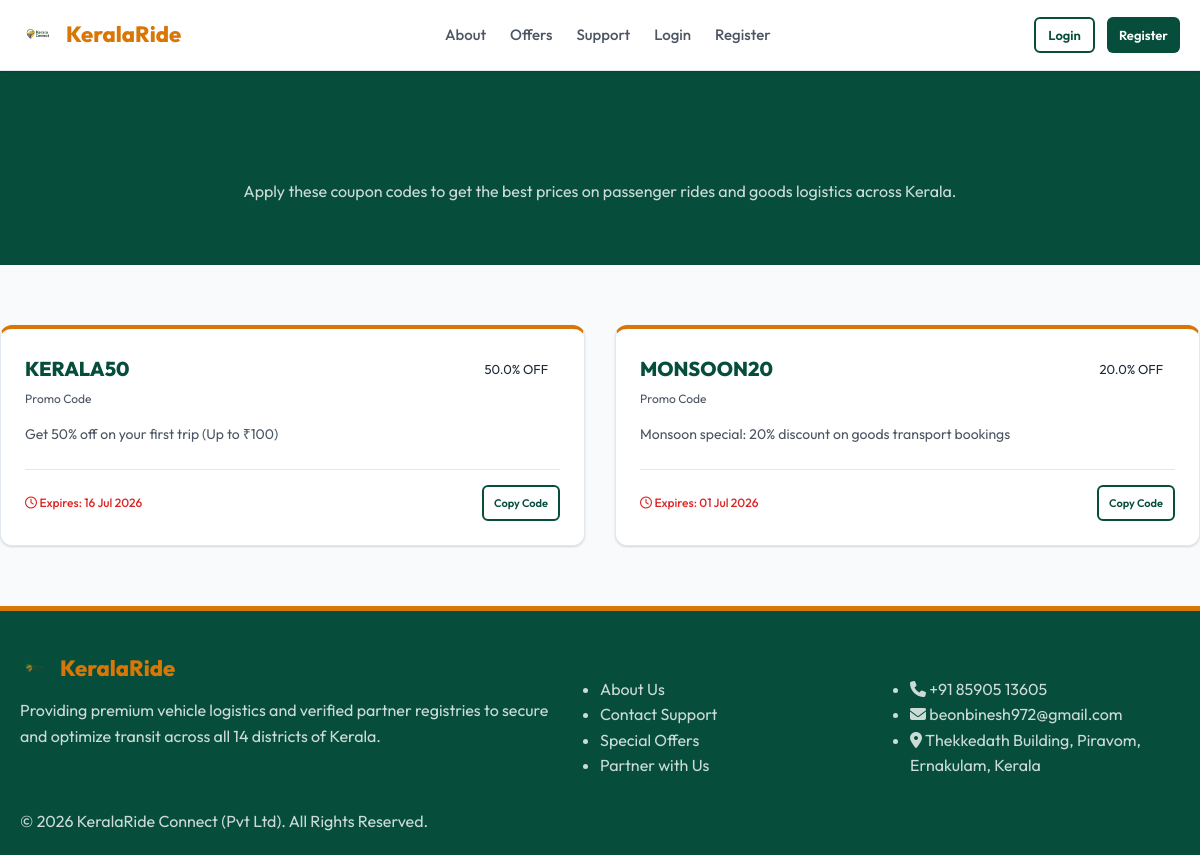
Screenshot of /offers with the database file from the repository.
### kerala_ride/models.py (models this page shows, shortened)
class PromoOffer(db.Model):
    __tablename__ = 'promo_offers'
    id = db.Column(db.Integer, primary_key=True)
    code = db.Column(db.String(30), unique=True, nullable=False)
    description = db.Column(db.Text, nullable=False)
    discount_percentage = db.Column(db.Float, nullable=False)
    expiry_date = db.Column(db.DateTime, nullable=False)
    created_at = db.Column(db.DateTime, default=now_utc)

### kerala_ride/routes/main.py (the view)
@main_bp.route('/offers')
def offers():
    offers = PromoOffer.query.filter(PromoOffer.expiry_date > datetime.now(timezone.utc)).all()
    return render_template('offers.html', offers=offers)

### kerala_ride/__init__.py (called while the page is built)
def now_utc():
    return datetime.now(timezone.utc).replace(tzinfo=None)

### kerala_ride/templates/offers.html (shortened to what this page needs)
{% extends "base.html" %}
{% block content %}
<section style="background-color: var(--primary-color); color: white; padding: 60px 0; text-align: center;">
    <div class="container">
        <h1>Exclusive Promotions & Discounts</h1>
        <p style="color: rgba(255, 255, 255, 0.8); margin-top: 10px;">Apply these coupon codes to get the best prices on passenger rides and goods logistics across Kerala.</p>
    </div>
</section>
<section class="container" style="padding: 60px 0; flex-grow: 1;">
    {% if offers %}
        <div style="display: grid; grid-template-columns: repeat(auto-fit, minmax(320px, 1fr)); gap: 30px;">
            {% for offer in offers %}
            <div class="card" style="position: relative; border-top: 4px solid var(--accent-amber); display: flex; flex-direction: column;">
                <div style="display: flex; justify-content: space-between; align-items: flex-start; margin-bottom: 12px;">
                    <div>
                        <h3 style="color: var(--primary-color); font-size: 20px; font-weight: 800;">{{ offer.code }}</h3>
                        <span style="font-size: 12px; color: var(--text-muted);">Promo Code</span>
                    </div>
                    <span class="badge badge-approved" style="font-size: 13px; padding: 6px 12px;">{{ offer.discount_percentage }}% OFF</span>
                </div>
                <p style="color: var(--text-muted); font-size: 14px; margin-bottom: 24px; flex-grow: 1;">{{ offer.description }}</p>
                <div style="border-top: 1px solid var(--border-color); padding-top: 15px; display: flex; justify-content: space-between; align-items: center; font-size: 12px;">
                    <span style="color: var(--accent-danger); font-weight: 500;">
                        <i class="fa-regular fa-clock"></i> Expires: {{ offer.expiry_date.strftime('%d %b %Y') }}
                    </span>
                    <button class="btn btn-outline btn-sm" onclick="navigator.clipboard.writeText('{{ offer.code }}'); alert('Code copied to clipboard!');" style="padding: 4px 10px; font-size: 11px;">
                        Copy Code
                    </button>
                </div>
            </div>
            {% endfor %}
        </div>
    {% endif %}
</section>
{% endblock %}

### kerala_ride/templates/base.html (shortened to what this page needs)
<!DOCTYPE html>
<html lang="en">
<head>
    <link rel="stylesheet" href="https://cdnjs.cloudflare.com/ajax/libs/font-awesome/6.5.0/css/all.min.css">
    <link rel="stylesheet" href="{{ url_for('static', filename='css/style.css') }}">
</head>
<body>
    <header>
        <nav class="navbar container">
            <a class="brand" href="{{ url_for('main.index') }}" style="display: flex; align-items: center; gap: 10px; text-decoration: none;">
                <img src="/static/logo.png" alt="Logo" style="height: 36px; width: auto; max-width: 120px; object-fit: contain;" onerror="this.src='https://ui-avatars.com/api/?name=Kerala+Ride&background=064e3b&color=fff'">
                <span>Kerala<span class="brand-accent">Ride</span></span>
            </a>
            <ul class="nav-links" id="nav-links">
                <li><a href="{{ url_for('main.about') }}" class="nav-link">About</a></li>
                <li><a href="{{ url_for('main.offers') }}" class="nav-link">Offers</a></li>
                <li><a href="{{ url_for('main.contact') }}" class="nav-link">Support</a></li>
                {% if current_user.is_authenticated %}
                    {% if current_user.role == 'admin' %}
                        <li><a href="{{ url_for('admin.dashboard') }}" class="nav-link nav-link-role"><i class="fa-solid fa-gauge-high"></i> Console</a></li>
                    {% elif current_user.role == 'customer' %}
                        <li><a href="{{ url_for('customer.dashboard') }}" class="nav-link nav-link-role"><i class="fa-solid fa-user"></i> Dashboard</a></li>
                    {% elif current_user.role == 'driver' %}
                        <li><a href="{{ url_for('driver.dashboard') }}" class="nav-link nav-link-role"><i class="fa-solid fa-steering-wheel"></i> Console</a></li>
                    {% endif %}
                    <li><a href="{{ url_for('auth.logout') }}" class="nav-link text-danger"><i class="fa-solid fa-right-from-bracket"></i> Logout</a></li>
                {% else %}
                    <li><a href="{{ url_for('auth.login') }}" class="nav-link">Login</a></li>
                    <li><a href="{{ url_for('auth.register') }}" class="nav-link fw-bold text-success">Register</a></li>
                {% endif %}
            </ul>
            <div class="nav-actions">
                {% if current_user.is_authenticated %}
                    <span class="nav-user-name">{{ current_user.name.split()[0] }}</span>
                    <a href="{{ url_for('auth.logout') }}" class="btn btn-outline btn-sm">
                        <i class="fa-solid fa-right-from-bracket"></i> Logout
                    </a>
                {% else %}
                    <a href="{{ url_for('auth.login') }}" class="btn btn-outline btn-sm">Login</a>
                    <a href="{{ url_for('auth.register') }}" class="btn btn-primary btn-sm">Register</a>
                {% endif %}
            </div>
        </nav>
    </header>
    <main>
        {% block content %}{% endblock %}
    </main>
    <footer>
        <div class="container">
            <div class="footer-grid">
                <div class="footer-col">
                    <div class="brand" style="margin-bottom: 12px; display: flex; align-items: center; gap: 10px;">
                        <img src="/static/logo.png" alt="Logo" style="height: 30px; width: auto; object-fit: contain;" onerror="this.style.display='none'">
                        <span>Kerala<span class="brand-accent">Ride</span></span>
                    </div>
                    <p>Providing premium vehicle logistics and verified partner registries to secure and optimize transit across all 14 districts of Kerala.</p>
                </div>
                <div class="footer-col">
                    <h4>Quick Links</h4>
                    <ul>
                        <li><a href="{{ url_for('main.about') }}">About Us</a></li>
                        <li><a href="{{ url_for('main.contact') }}">Contact Support</a></li>
                        <li><a href="{{ url_for('main.offers') }}">Special Offers</a></li>
                        <li><a href="{{ url_for('auth.register') }}?role=driver">Partner with Us</a></li>
                    </ul>
                </div>
                <div class="footer-col">
                    <h4>Contact</h4>
                    <ul>
                        <li><i class="fa-solid fa-phone"></i> <a href="tel:+918590513605">+91 85905 13605</a></li>
                        <li><i class="fa-solid fa-envelope"></i> <a href="mailto:beonbinesh972@gmail.com">beonbinesh972@gmail.com</a></li>
                        <li><i class="fa-solid fa-location-dot"></i> Thekkedath Building, Piravom, Ernakulam, Kerala</li>
                    </ul>
                </div>
            </div>
            <div class="footer-bottom">
                &copy; 2026 KeralaRide Connect (Pvt Ltd). All Rights Reserved.
            </div>
        </div>
    </footer>
</body>
</html>

### kerala_ride/static/css/style.css (style rules this page uses)
:root { --primary-color: #064e3b; --primary-light: #14532d; --primary-glow: rgba(6, 78, 59, 0.15); --accent-amber: #d97706; --accent-blue: #0284c7; --accent-danger: #dc2626; --accent-success: #16a34a; --text-main: #1f2937; --text-muted: #4b5563; --text-white: #ffffff; --bg-main: #f8fafc; --bg-card: #ffffff; --bg-glass: rgba(255, 255, 255, 0.85); --border-color: #e2e8f0; --shadow-sm: 0 1px 3px rgba(0,0,0,0.05), 0 1px 2px rgba(0,0,0,0.1); --shadow-md: 0 4px 6px -1px rgba(0,0,0,0.05), 0 2px 4px -1px rgba(0,0,0,0.03); --shadow-lg: 0 10px 25px -5px rgba(0,0,0,0.05), 0 8px 10px -6px rgba(0,0,0,0.03); --shadow-glow: 0 0 15px rgba(6, 78, 59, 0.2); --radius-sm: 8px; --radius-md: 12px; --radius-lg: 20px; --radius-full: 9999px; --transition-fast: 0.15s ease; --transition-normal: 0.25s cubic-bezier(0.4, 0, 0.2, 1); }
* { margin: 0; padding: 0; box-sizing: border-box; font-family: 'Outfit', sans-serif; -webkit-tap-highlight-color: transparent; }
body { background-color: var(--bg-main); color: var(--text-main); line-height: 1.6; display: flex; flex-direction: column; min-height: 100vh; }
.container { width: 100%; max-width: 1200px; margin: 0 auto; padding: 0 20px; }
a { color: inherit; text-decoration: none; transition: var(--transition-fast); }
button, input, select, textarea { font-family: inherit; }
h1, h2, h3, h4, h5, h6 { color: var(--primary-color); font-weight: 700; }
header { background-color: var(--bg-card); border-bottom: 1px solid var(--border-color); position: sticky; top: 0; z-index: 1000; box-shadow: var(--shadow-sm); }
.navbar { display: flex; justify-content: space-between; align-items: center; height: 70px; }
.brand { display: flex; align-items: center; gap: 10px; font-size: 22px; font-weight: 800; color: var(--primary-color); }
.brand span { color: var(--accent-amber); }
.nav-links { display: flex; align-items: center; gap: 24px; list-style: none; }
.nav-links a { color: var(--text-muted); font-weight: 500; font-size: 15px; position: relative; padding: 6px 0; }
.nav-links a::after { content: ''; position: absolute; bottom: 0; left: 0; width: 0; height: 2px; background-color: var(--accent-amber); transition: var(--transition-normal); }
.nav-actions { display: flex; align-items: center; gap: 12px; }
.btn { display: inline-flex; align-items: center; justify-content: center; padding: 10px 20px; border-radius: var(--radius-sm); font-weight: 600; font-size: 15px; border: none; cursor: pointer; transition: var(--transition-normal); gap: 8px; min-height: 48px; }
.btn-primary { background-color: var(--primary-color); color: var(--text-white); }
.btn-outline { background-color: transparent; color: var(--primary-color); border: 2px solid var(--primary-color); }
.btn-sm { padding: 6px 12px; font-size: 13px; min-height: 36px; border-radius: 6px; }
.card { background-color: var(--bg-card); border-radius: var(--radius-md); border: 1px solid var(--border-color); padding: 24px; box-shadow: var(--shadow-sm); transition: var(--transition-normal); }
footer { background-color: var(--primary-color); color: rgba(255,255,255,0.8); padding: 40px 0 20px 0; margin-top: auto; border-top: 5px solid var(--accent-amber); }
.footer-grid { display: grid; grid-template-columns: 2fr 1fr 1fr; gap: 40px; margin-bottom: 30px; }

### rows the page displays
PromoOffer: code "KERALA50", discount_percentage "50.0", description "Get 50% off on your first trip (Up to ₹100)", expiry_date "16 Jul 2026"
PromoOffer: code "MONSOON20", discount_percentage "20.0", description "Monsoon special: 20% discount on goods transport bookings", expiry_date "01 Jul 2026"
